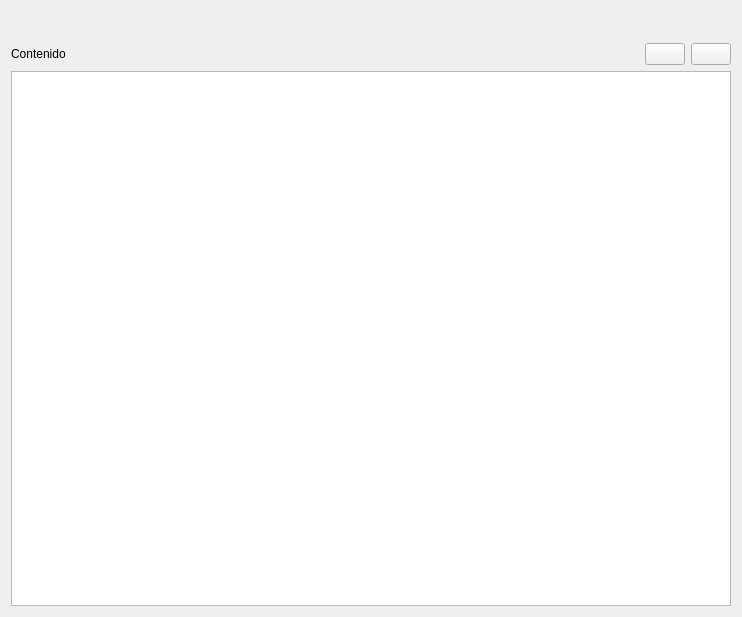
<?xml version="1.0" encoding="UTF-8"?>
<ui version="4.0">
 <class>flfiles</class>
 <widget class="QWidget" name="flfiles">
  <property name="geometry">
   <rect>
    <x>0</x>
    <y>0</y>
    <width>742</width>
    <height>617</height>
   </rect>
  </property>
  <property name="windowTitle">
   <string>Ficheros</string>
  </property>
  <layout class="QVBoxLayout" name="verticalLayout">
   <item>
    <widget class="FLFieldDB" name="nombre">
     <property name="fieldName">
      <string>nombre</string>
     </property>
    </widget>
   </item>
   <item>
    <layout class="QHBoxLayout" name="horizontalLayout">
     <item>
      <spacer name="horizontalSpacer">
       <property name="orientation">
        <enum>Qt::Horizontal</enum>
       </property>
       <property name="sizeHint" stdset="0">
        <size>
         <width>328</width>
         <height>20</height>
        </size>
       </property>
      </spacer>
     </item>
     <item>
      <widget class="FLFieldDB" name="fLFieldDB1_2">
       <property name="fieldName">
        <string>sha</string>
       </property>
      </widget>
     </item>
    </layout>
   </item>
   <item>
    <layout class="QHBoxLayout" name="horizontalLayout_2">
     <item>
      <widget class="QLabel" name="label">
       <property name="text">
        <string>Contenido</string>
       </property>
      </widget>
     </item>
     <item>
      <spacer name="horizontalSpacer_2">
       <property name="orientation">
        <enum>Qt::Horizontal</enum>
       </property>
       <property name="sizeHint" stdset="0">
        <size>
         <width>438</width>
         <height>20</height>
        </size>
       </property>
      </spacer>
     </item>
     <item>
      <widget class="QPushButton" name="pbXMLEditor">
       <property name="text">
        <string/>
       </property>
       <property name="icon">
        <iconset>
         <normaloff>../../core/images/icons/edit_file_xml.png</normaloff>../../core/images/icons/edit_file_xml.png</iconset>
       </property>
       <property name="iconSize">
        <size>
         <width>32</width>
         <height>32</height>
        </size>
       </property>
      </widget>
     </item>
     <item>
      <widget class="QPushButton" name="botonEditar">
       <property name="text">
        <string/>
       </property>
       <property name="icon">
        <iconset>
         <normaloff>../../core/images/icons/edit_file.png</normaloff>../../core/images/icons/edit_file.png</iconset>
       </property>
       <property name="iconSize">
        <size>
         <width>32</width>
         <height>32</height>
        </size>
       </property>
      </widget>
     </item>
    </layout>
   </item>
   <item>
    <widget class="QTextEdit" name="contenido"/>
   </item>
  </layout>
 </widget>
 <customwidgets>
  <customwidget>
   <class>FLFieldDB</class>
   <extends>QWidget</extends>
   <header>flfielddb</header>
  </customwidget>
 </customwidgets>
 <resources/>
 <connections/>
</ui>
